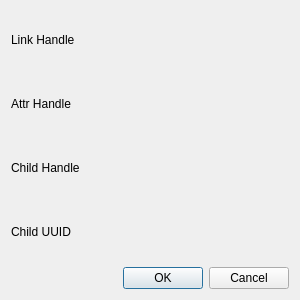
<?xml version="1.0" encoding="UTF-8"?>
<ui version="4.0">
 <class>Dialog</class>
 <widget class="QDialog" name="Dialog">
  <property name="geometry">
   <rect>
    <x>0</x>
    <y>0</y>
    <width>300</width>
    <height>300</height>
   </rect>
  </property>
  <property name="windowTitle">
   <string>Dialog</string>
  </property>
  <layout class="QVBoxLayout" name="verticalLayout">
   <item>
    <layout class="QGridLayout" name="gridLayout">
     <item row="3" column="0">
      <widget class="QLabel" name="label_4">
       <property name="text">
        <string>Child UUID</string>
       </property>
      </widget>
     </item>
     <item row="2" column="0">
      <widget class="QLabel" name="label_5">
       <property name="text">
        <string>Child Handle</string>
       </property>
      </widget>
     </item>
     <item row="1" column="0">
      <widget class="QLabel" name="label_6">
       <property name="text">
        <string>Attr Handle</string>
       </property>
      </widget>
     </item>
     <item row="0" column="0">
      <widget class="QLabel" name="label_7">
       <property name="sizePolicy">
        <sizepolicy hsizetype="MinimumExpanding" vsizetype="Preferred">
         <horstretch>0</horstretch>
         <verstretch>0</verstretch>
        </sizepolicy>
       </property>
       <property name="text">
        <string>Link Handle</string>
       </property>
      </widget>
     </item>
     <item row="3" column="2">
      <widget class="QLabel" name="chilrUUIDText">
       <property name="text">
        <string/>
       </property>
      </widget>
     </item>
     <item row="2" column="2">
      <widget class="QLabel" name="childHandleText">
       <property name="text">
        <string/>
       </property>
      </widget>
     </item>
     <item row="1" column="2">
      <widget class="QLabel" name="attrHandlText">
       <property name="text">
        <string/>
       </property>
      </widget>
     </item>
     <item row="0" column="2">
      <widget class="QLabel" name="linkHandleText">
       <property name="sizePolicy">
        <sizepolicy hsizetype="MinimumExpanding" vsizetype="Preferred">
         <horstretch>0</horstretch>
         <verstretch>0</verstretch>
        </sizepolicy>
       </property>
       <property name="text">
        <string/>
       </property>
      </widget>
     </item>
     <item row="3" column="1">
      <spacer name="horizontalSpacer">
       <property name="orientation">
        <enum>Qt::Horizontal</enum>
       </property>
       <property name="sizeHint" stdset="0">
        <size>
         <width>40</width>
         <height>20</height>
        </size>
       </property>
      </spacer>
     </item>
    </layout>
   </item>
   <item>
    <widget class="QDialogButtonBox" name="buttonBox">
     <property name="orientation">
      <enum>Qt::Horizontal</enum>
     </property>
     <property name="standardButtons">
      <set>QDialogButtonBox::Cancel|QDialogButtonBox::Ok</set>
     </property>
    </widget>
   </item>
  </layout>
 </widget>
 <resources/>
 <connections>
  <connection>
   <sender>buttonBox</sender>
   <signal>accepted()</signal>
   <receiver>Dialog</receiver>
   <slot>accept()</slot>
   <hints>
    <hint type="sourcelabel">
     <x>248</x>
     <y>254</y>
    </hint>
    <hint type="destinationlabel">
     <x>157</x>
     <y>274</y>
    </hint>
   </hints>
  </connection>
  <connection>
   <sender>buttonBox</sender>
   <signal>rejected()</signal>
   <receiver>Dialog</receiver>
   <slot>reject()</slot>
   <hints>
    <hint type="sourcelabel">
     <x>316</x>
     <y>260</y>
    </hint>
    <hint type="destinationlabel">
     <x>286</x>
     <y>274</y>
    </hint>
   </hints>
  </connection>
 </connections>
</ui>
